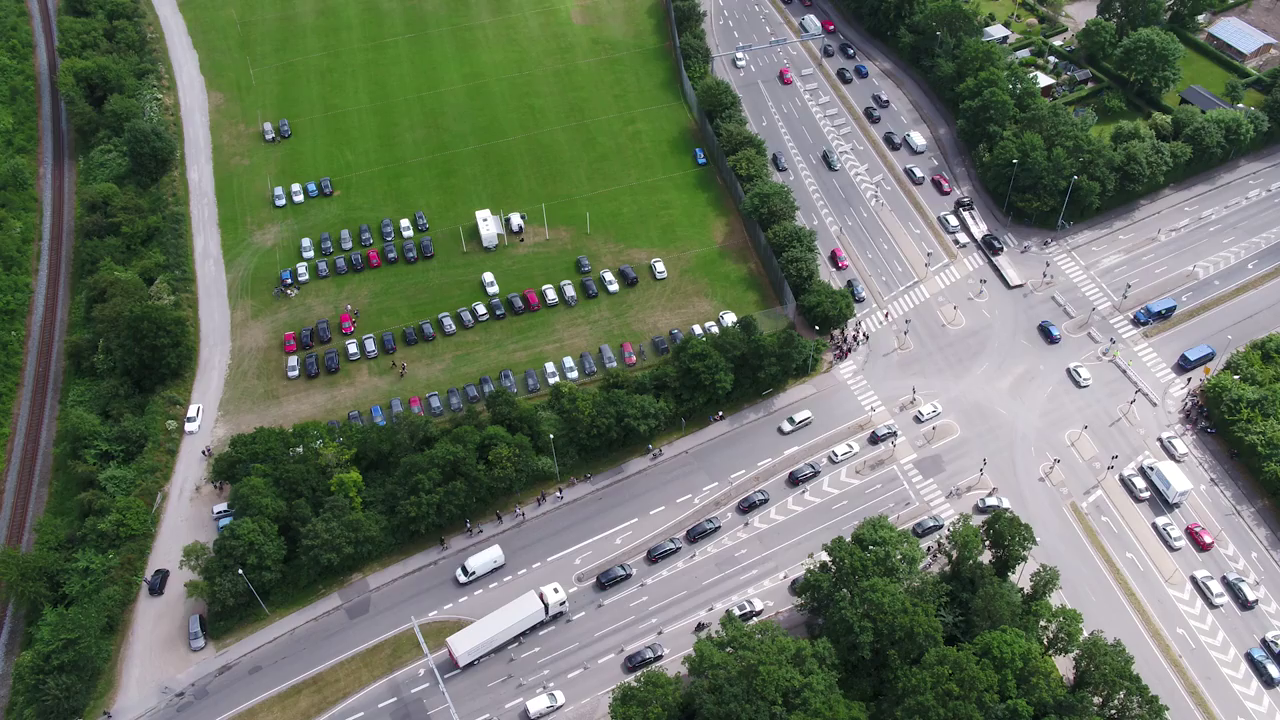
#> input picture BeforeTrans.png, 1280 x 720 px, given in place of video3.mp4, which was not available
$ python VideoTrackerSource.py   (older library calls are emulated)
#> lines starting #> are read from the running program, lines starting #| are printed output that depends on the picture; after the words box and inside, x2 and y2 are one past the last pixel; in counts of white or black regions, pixels touching at a corner belong together; pictures that were not available may be replaced by others from this repository, and a replacement may not be noted
### ForHandIn.py
import cv2
import math
import numpy as np
from numpy import matlib
from threading import Thread
from Kalman import Kalman
import sys


class VideoTrackerFinal:
    """Class with different functions for tracking objects in videos"""

    def __init__(self, video_path, fps):
        self.videoPath = video_path
        self.video = cv2.VideoCapture(video_path)
        self.fps = fps

        self.clicked = False
        self.blur = 9
        self.kernelSize = 3
        self.it0 = 1
        self.it1 = 5
        self.it2 = 0

        self.tracker_array = []
        self.trackedPoints = []

    # Function that is called whenever the mouse is clicked. Remember to set callback.
    # [12 lines left out: functions on_mouse, rotateImage, not called in this run]

    def make_predefined_transformation(self, src, dst, size):
#> called with src = array of shape (4, 2), dst = array of shape (4, 2), size = (1000, 1000)
        self.video.set(cv2.CAP_PROP_POS_FRAMES, 0)
        ret, image = self.video.read()
#> image is the input picture: shape (720, 1280, 3); mean B, G, R 98.8, 115.6, 105.5

        self.h, status = cv2.findHomography(src, dst)
        self.size = size

    def create_background_subtractor(self, frames, threshold):
#> in run_optical_flow_with_kalman, `old_gray = cv2.cvtColor(old_frame, cv2.COLOR_BGR2GRAY)`:
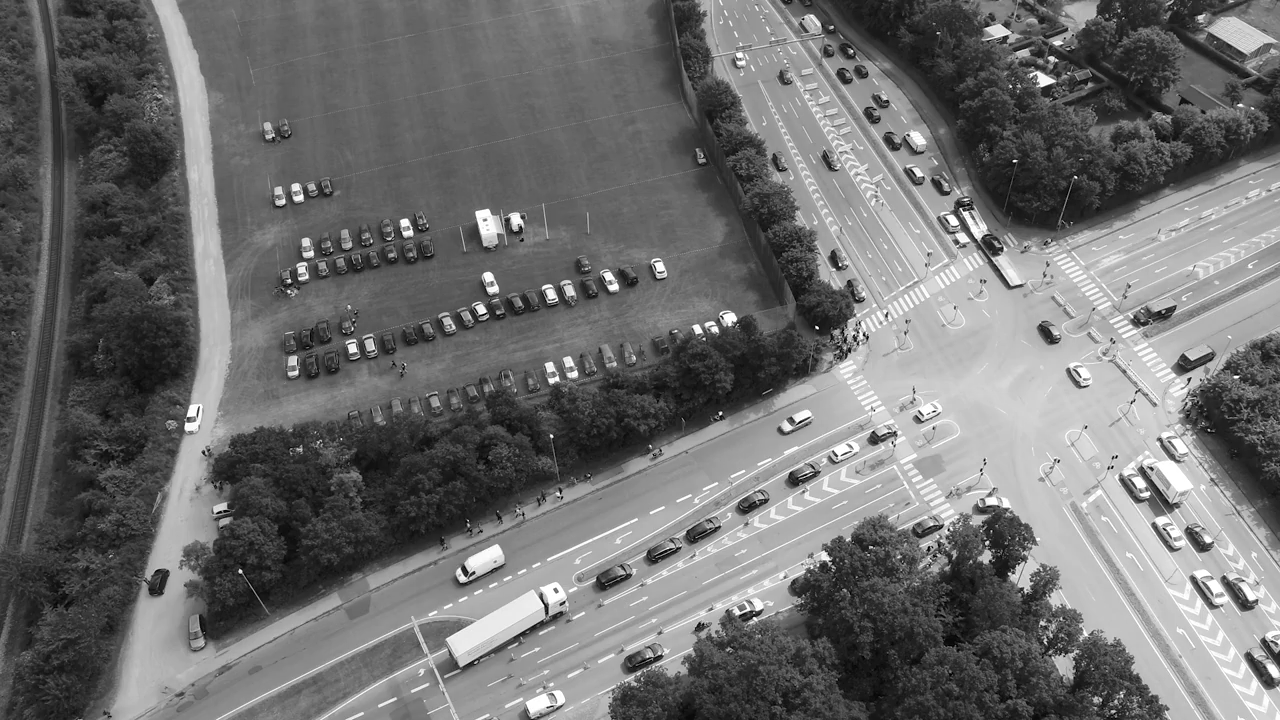
#> old_gray: shape (720, 1280); min 0, max 255, mean 110.7
        self.backgroundSubtractor = cv2.createBackgroundSubtractorMOG2(frames, threshold, True)

    # Maybe transform after background sub?
    def subtract_background(self, frame):
        use_frame = cv2.blur(frame, (self.blur, self.blur))
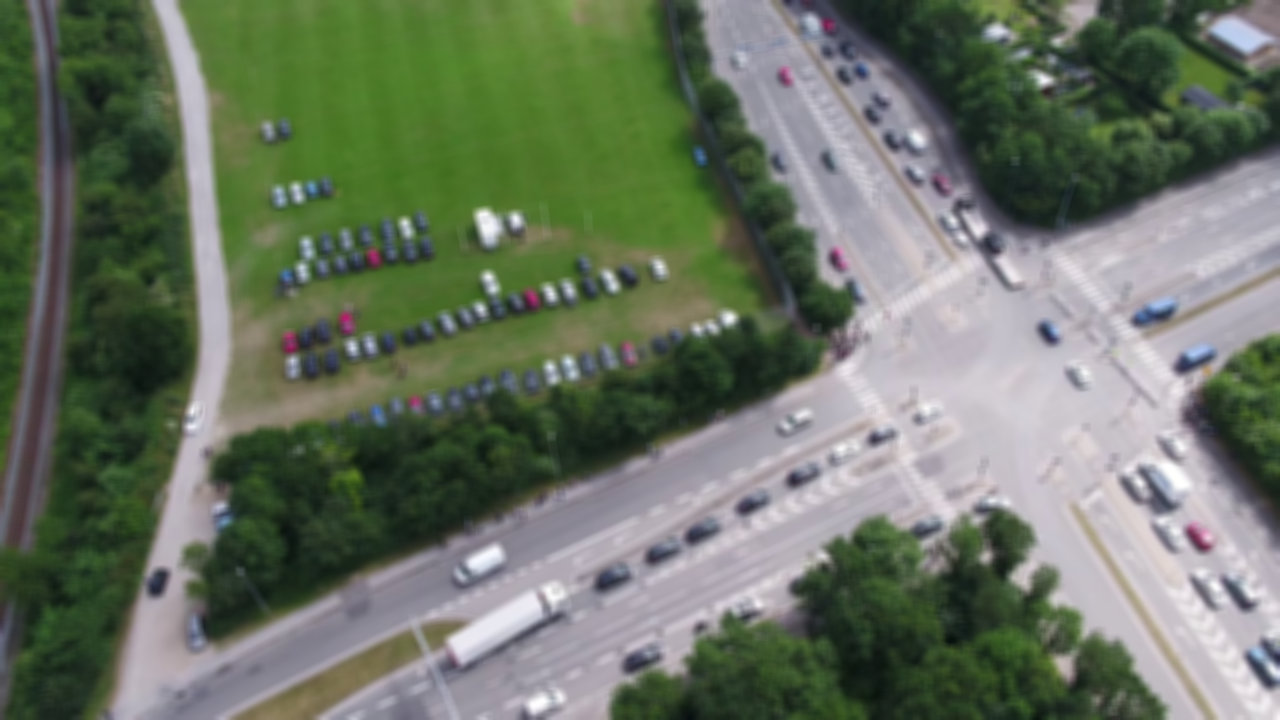
#> use_frame: shape (720, 1280, 3); mean B, G, R 98.8, 115.6, 105.5

        fgmask = self.backgroundSubtractor.apply(use_frame)
#> fgmask: shape (720, 1280); every value is 127

        kernel = cv2.getStructuringElement(cv2.MORPH_RECT, (self.kernelSize, self.kernelSize))
        fgmask = cv2.erode(fgmask, kernel, iterations=self.it0)
        fgmask = cv2.dilate(fgmask, kernel, iterations=self.it1)
        fgmask = cv2.erode(fgmask, kernel, iterations=self.it2)

        fgmask = cv2.cvtColor(fgmask, cv2.COLOR_GRAY2BGR)
#> fgmask: shape (720, 1280, 3); every value is 127

        cv2.imwrite('Background.png', fgmask)
        cv2.waitKey(10)

        display_image = cv2.addWeighted(frame, 0.5, fgmask, 0.5, 0.0)
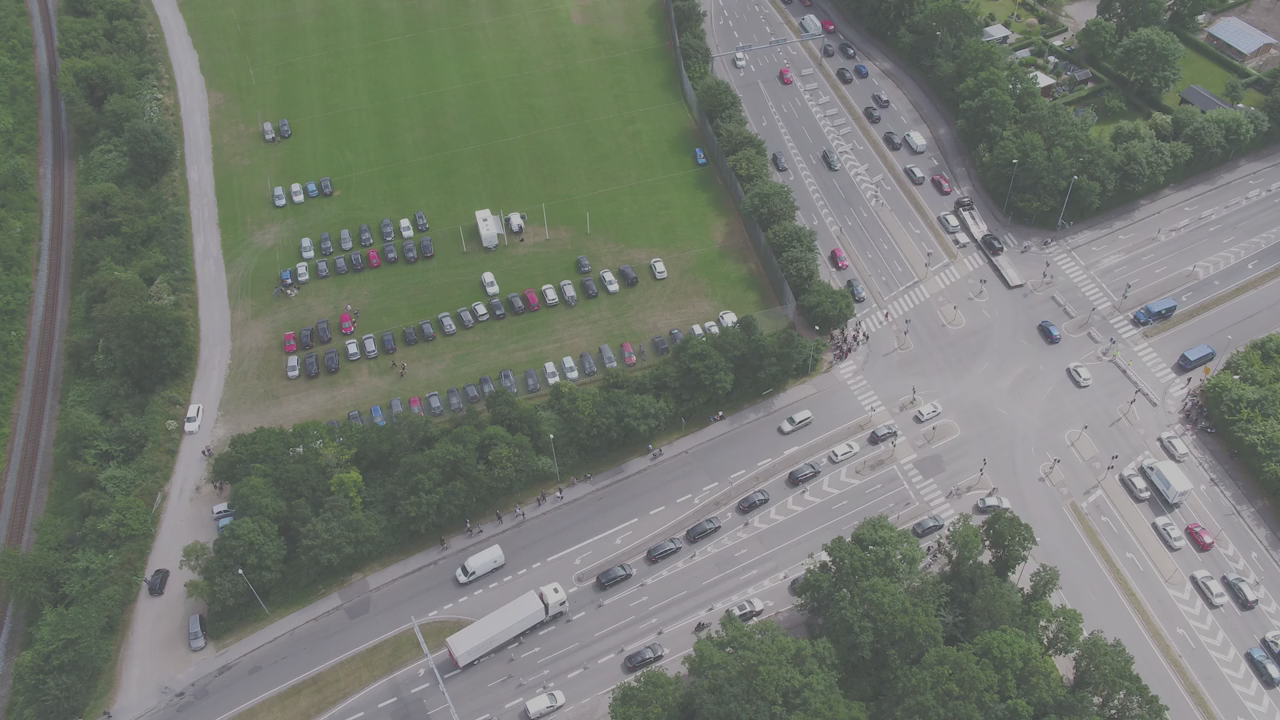
#> display_image: shape (720, 1280, 3); mean B, G, R 112.9, 121.3, 116.3
        cv2.imwrite('Background2.png', display_image)
        cv2.waitKey(10)

        return use_frame, fgmask

    # Get info from blob detection
    # [24 lines left out: function blob_detection, not called in this run]

    # Calculate distance between two points.
    def distance_to_point(self, point1, point2):
        return math.sqrt((point1[0] - point2[0]) ** 2 + (point1[1] - point2[1]) ** 2)

    # Check if a point close to 'point' is already being tracked.
    # [42 lines left out: functions is_point_being_tracked, find_new_trackpoints, create_bbox_with_stats, not called in this run]

    def init_kalman(self):
        deltaT = 1/self.fps
        print(deltaT)

        F = np.matrix([[1, 0, deltaT, 0], [0, 1, 0, deltaT], [0, 0, 1, 0], [0, 0, 0, 1]])
        B = np.matrix([[deltaT ** 2 / 2, 0], [0, deltaT ** 2 / 2], [deltaT, 0], [0, deltaT]])
        H = np.matrix([[1, 0, 0, 0], [0, 1, 0, 0], [0, 0, 1, 0], [0, 0, 0, 1]])

        model_noise = 1
        measurement_noise = 0.1

        R = measurement_noise ** 2 * np.matlib.identity(4) / deltaT
        Q = model_noise ** 2 * np.matlib.identity(4) * deltaT

        init_mu = np.matrix([[0.], [0.]])  # This is the acceleration estimate
        init_P = np.matlib.identity(4)

        init_x = np.matrix([[0], [0], [0], [0]])
        new_kalman = Kalman(F, B, Q, H, R, init_x, init_mu, init_P, deltaT)

        return new_kalman, F, B, Q, H, R, init_mu, init_P, deltaT

    def run_optical_flow_with_kalman(self, window_name, use_transformation=False):
        cv2.namedWindow(window_name, cv2.WINDOW_NORMAL)
        cv2.setMouseCallback(window_name, self.on_mouse)

        # Init kalman filter params
        new_kalman, F, B, Q, H, R, init_mu, init_P, deltaT = self.init_kalman()
        kalman_array = [new_kalman]

        # Create a mask image for drawing purposes
        ret, old_frame = self.video.read()
        old_gray = cv2.cvtColor(old_frame, cv2.COLOR_BGR2GRAY)

        if use_transformation:
            old_gray = cv2.warpPerspective(old_gray, self.h, self.size)
            old_gray = self.rotateImage(old_gray, -90)

        mask = np.zeros_like(old_frame)

        has_completed_one_cycle = False

        while True:
            # Start timer
            timer = cv2.getTickCount()

            p0 = np.array([[[0, 0]]], dtype=np.float32)

            ret, frame = self.video.read()

            cv2.imwrite('Orig.png', frame)
            cv2.waitKey(10)

            throw_away_frame, background = self.subtract_background(frame)

            if use_transformation:
                frame = cv2.warpPerspective(frame, self.h, self.size)
                background = cv2.warpPerspective(background, self.h, self.size)
                frame = self.rotateImage(frame, -90)
                background = self.rotateImage(background, -90)

            background = cv2.cvtColor(background, cv2.COLOR_BGR2GRAY)
            frame_gray = cv2.cvtColor(frame, cv2.COLOR_BGR2GRAY)

            if has_completed_one_cycle:
                for point in self.trackedPoints:
                    temp_array = np.append(p0, [[[point[0], point[1]]]], axis=0)
                    p0 = np.array(temp_array, dtype=np.float32)

                new_points_to_track = self.find_new_trackpoints(background)
                for bbox in new_points_to_track:
                    point_x = bbox[0] + bbox[2] / 2
                    point_y = bbox[1] + bbox[3] / 2
                    temp_array = np.append(p0, [[[point_x, point_y]]], axis=0)
                    p0 = np.array(temp_array, dtype=np.float32)
                    init_x = np.matrix([[point_x], [point_y], [0], [0]])
                    new_kalman = Kalman(F, B, Q, H, R, init_x, init_mu, init_P, deltaT)
                    kalman_array.append(new_kalman)

                p0 = np.delete(p0, 0, axis=0)

                self.trackedPoints.clear()

            has_completed_one_cycle = True

            # Perform optical flow
            old_gray, kalman_array = self.increment_optical_flow_kalman(old_gray, frame_gray, mask, frame, p0,
                                                                        kalman_array)

            # Draw kalman
            self.draw_kalman_speed(frame, kalman_array, 40)

            # Calculate Frames per second (FPS)
            fps = cv2.getTickFrequency() / (cv2.getTickCount() - timer)

            # Display FPS on frame
            cv2.putText(frame, "FPS : " + str(int(fps)), (100, 50), cv2.FONT_HERSHEY_SIMPLEX, 0.75,
                        (50, 170, 50), 2)

            # Display result
            cv2.imshow(window_name, frame)

            # [6 lines of commented-out code are left out]
            k = cv2.waitKey(1) & 0xff
            if k == 27:
                break

    def increment_optical_flow_kalman(self, old_frame, next_frame, mask, frame, p0, kalman_array):
        # Parameters for lucas kanade optical flow
        lk_params = dict(winSize=(5, 5),
                         maxLevel=2,
                         criteria=(cv2.TERM_CRITERIA_EPS | cv2.TERM_CRITERIA_COUNT, 10, 0.03))

        # calculate optical flow
        p1, st, err = cv2.calcOpticalFlowPyrLK(old_frame, next_frame, p0, None, **lk_params)
#> p1 = [[0, 0]]; st = [1]; err = [0]
        # Select good points

        counter = 0
        points_removed = 0
        for point in p0:
            if st[counter] != 1:
                del kalman_array[counter - points_removed]
                points_removed = points_removed + 1
            counter = counter + 1
#> after the loop, counter = 1; points_removed = 0

        good_new = p1[st == 1]
#> good_new = [[0, 0]]
        good_old = p0[st == 1]
#> good_old = [[0, 0]]
        # draw the tracks

        points_removed = 0
        for i, (new, old) in enumerate(zip(good_new, good_old)):
            a, b = new.ravel()
            c, d = old.ravel()

            moved_distance = self.distance_to_point((a, b), (c, d))
            if moved_distance < 0.001:
                del kalman_array[i - points_removed]
                points_removed = points_removed + 1
                continue

            # mask = cv2.line(mask, (a, b), (c, d), (0, 255, 0), 2)
            frame = cv2.circle(frame, (a, b), 5, (255, 0, 0), -1)

            self.trackedPoints.append((a, b))

            if len(kalman_array) > 0:
                next_x = np.matrix([[a], [b], [a - c], [b - d]])
                kalman_array[i - points_removed].run_one_step(next_x)
#> this loop made 1 pass
#> (a, b, c, d, moved_distance, points_removed) on pass 1: (0, 0, 0, 0, 0, 1)
#> after the loop, points_removed = 1; self.trackedPoints = []

        # Now update the previous frame and previous points
        old_frame = next_frame.copy()

        return old_frame, kalman_array

    def draw_kalman_speed(self, frame, kalman_array, min_iterations):
#> called with min_iterations = 40
        for kalman in kalman_array:
            if kalman.get_number_of_iterations() > min_iterations:
                next_x = kalman.get_nextX()
                pos_x = int(round(next_x[0, 0]))
                pos_y = int(round(next_x[1, 0]))
                speed_x = next_x[2, 0]
                speed_y = next_x[3, 0]

                # 744 pixels on 157.5 meters

                seconds_pr_hour = 3600  # 60 * 60
                meters_pr_pixel = 0.0002115  # 157.5 / 744

                speed = math.sqrt(speed_x**2 + speed_y**2) * self.fps * seconds_pr_hour * meters_pr_pixel
                speed = "%.2f" % speed
                frame = cv2.circle(frame, (pos_x, pos_y), 5, (0, 255, 0), -1)
                frame = cv2.putText(frame, str(speed), (pos_x, pos_y), cv2.FONT_HERSHEY_SIMPLEX, 0.6, (0, 0, 255),
                                    thickness=2)
#> this loop made 0 passes
        return frame

### Kalman.py
import math
import numpy as np
from numpy import matlib as matlib
from bokeh.models import CustomJS, ColumnDataSource
from bokeh.models.widgets import Button
from bokeh.plotting import figure, output_file, show

class Kalman:

    def __init__(self, F, B, Q, H, R, init_x, init_mu, init_P, deltaT):
        np.set_printoptions(suppress=True)

        self.F = F
        self.B = B
        self.Q = Q
        self.H = H
        self.R = R
        self.K = np.matrix([[]])
        self.prevX = init_x
        self.prevP = init_P
        self.prevMu = init_mu
        self.nextX = init_x
        self.nextP = init_P
        self.deltaT = deltaT

        self.observations = np.array([0])
        self.predictions = np.array([[0]])

        self.iterations = 0

    def calcNextX(self):
        self.prevX = self.F * self.nextX + self.B * self.prevMu

    def calcNextP(self):
        self.prevP = self.F * self.nextP * self.F.T + self.Q

    def calcK(self):
        self.K = self.prevP * self.H.T * ((self.H * self.prevP * self.H.T + self.R)**-1)

    # [8 lines left out: function calcPredictX, not called in this run]


    def calcPredictP(self):
        self.nextP = (np.matlib.identity(4) - self.K * self.H) * self.prevP

    # [40 lines left out: functions transformObservation, run_one_step, draw_graph, not called in this run]

    def get_number_of_iterations(self):
        return self.iterations

    def get_nextX(self):
        return self.nextX


""" Example of how to use the kalman filter, using x and y direction with speed


deltaT = 1.

F = np.matrix([[1, 0, deltaT, 0], [0, 1, 0, deltaT], [0, 0, 1, 0], [0, 0, 0, 1]])
B = np.matrix([[deltaT**2 / 2, 0], [0, deltaT**2 / 2], [deltaT, 0], [0, deltaT]])
H = np.matrix([[1, 0, 0, 0], [0, 1, 0, 0], [0, 0, 1, 0], [0, 0, 0, 1]])

model_noise = 0.01
measurement_noise = 20

R = measurement_noise**2 * np.matlib.identity(4) / deltaT
Q = model_noise**2 * np.matlib.identity(4) * deltaT

init_x = np.matrix([[0.], [0.], [0], [0]])
init_mu = np.matrix([[0., 0], [0., 0]])  # This is the acceleration estimate
init_P = np.matlib.identity(4)
kalman = Kalman(F, B, Q, H, R, init_x, init_mu, init_P, deltaT)

for i in range(0, 150, 5):
    random_number = randint(-10, 10)
    measurement_x = i + random_number
    next_x = np.matrix([[measurement_x], [measurement_x], [random_number], [random_number]])
    kalman.run_one_step(next_x)

kalman.draw_graph(2)
"""

### VideoTrackerSource.py
from VideoTracker import VideoTracker
from ForHandIn import VideoTrackerFinal
from threading import Thread
import numpy as np
import math
import cv2


def get_dist(p1, p2):
    dist = math.sqrt((p1[0] - p2[0]) ** 2 + (p1[1] - p2[1]) ** 2)
    return dist

"""
vt = VideoTracker(video_path='D:/Dropbox/SDU/8_Semester/RMURV2/Videos/video3.mp4')

vt.display_trackbars('Trackbars')
vt.create_background_subtractor(10, 10)
vt.run_background_and_blobs('Display', 'Blobs')

"""
vt = VideoTrackerFinal(video_path='D:/Dropbox/SDU/8_Semester/RMURV2/Videos/video3.mp4', fps=25)

# [14 lines of commented-out code are left out]

pts_src = np.array([[112, 709], [820, 65], [1250, 267], [1050, 473]])

shift_x = -200
shift_y = -200
factor = 0.9
new_p1 = [41 * factor - shift_x, 809 * factor - shift_y]
new_p2 = [251 * factor - shift_x, 37 * factor - shift_y]
new_p3 = [651 * factor - shift_x, 171 * factor - shift_y]
new_p4 = [530 * factor - shift_x, 433 * factor - shift_y]

pts_dst = np.array([new_p1, new_p2, new_p3, new_p4])

# vt.make_predefined_transformation(pts_src, pts_dst, (900, 720))
vt.make_predefined_transformation(pts_src, pts_dst, (1000, 1000))

vt.create_background_subtractor(100, 50)
vt.run_optical_flow_with_kalman('Display', False)
#> in run_optical_flow_with_kalman, `cv2.putText(frame, "FPS : " + str(int(fps)), (100, 50), cv2.FONT_HERSH..`:
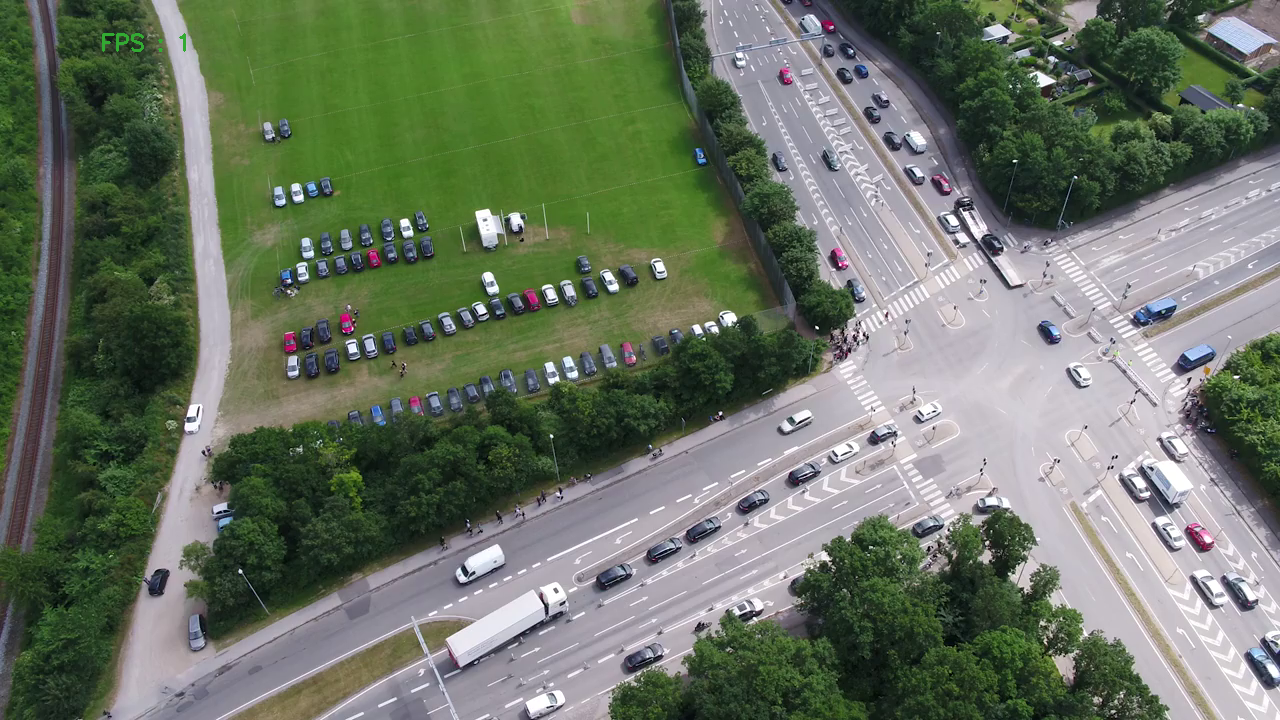
#> frame: shape (720, 1280, 3); 0.05% of pixels changed, all inside (x1, y1, x2, y2) = (102, 33, 186, 52)
#> (key Esc is pressed here)
"""
"""
